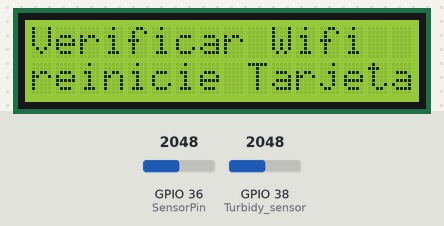
Bench run of a sketch on a simulated ESP32. Shown: 16×2 character LCD. Inputs (shaded band) come from the test bench; at power-on: GPIO 36 (SensorPin) = 2048, GPIO 38 (Turbidy_sensor) = 2048 (analog values on the 0–4095 scale). WiFi joins after 1.5 s; servers stay silent unless stated; no MQTT or app messages arrive unless stated; what the sketch prints to the serial monitor is not drawn.

Above: at 2.1 s.
At 5.6 s:
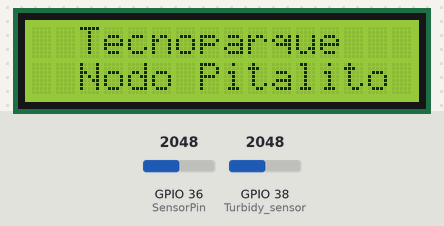
At 8.7 s:
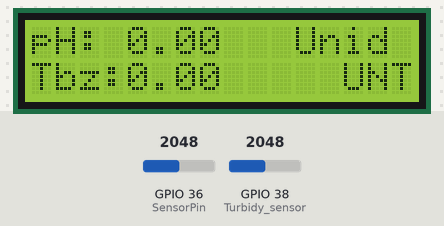
At 16.7 s:
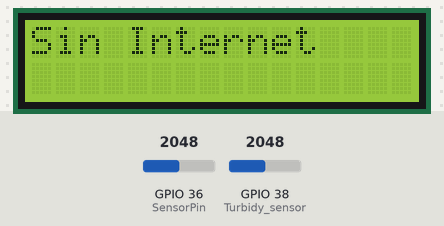
At 27.7 s:
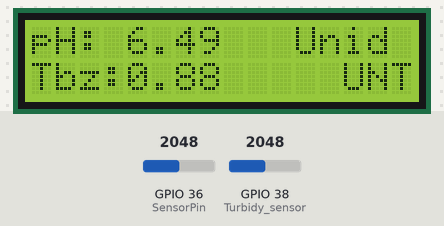
At 32.7 s:
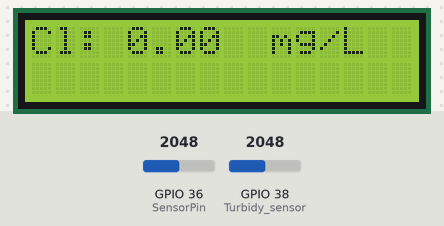

The sketch:

Asocontador-7-2-2024.ino
```cpp
#include <LiquidCrystal.h>
#include <PubSubClient.h>
#include <ArduinoJson.h>
#include <WiFiManager.h>

LiquidCrystal lcd(3, 2, 4, 5, 6, 7);

#define Turbidy_sensor A2
float Tension = 0.0;
float NTU = 0.0;
#define SensorPin A0
#define ChlorinePin A1
unsigned long int avgValue;
float b;
int buf[10], temp;

float calibracionTurbidezK = 1.0;
float calibracionTurbidezB = 0.0;

float calibracionCloroK = 1.0;
float calibracionCloroB = 0.0;

float phValue, turbidityValue, chlorineValue;
const char* mqttServer = "broker.hivemq.com";
const int mqttPort = 1883;
const char* mqttUser = "";
const char* mqttPassword = "";
const char* mqttTopic = "Asocontador/MonitorPrincipal";

WiFiClient espClient;
PubSubClient client(espClient);

void setup() {

VerificacionInicial();
  // Intenta conectar o crea un punto de acceso si no puede conectar
  WiFiManager wifiManager;
  if (!wifiManager.autoConnect("Asocontador_Config")) {
    Serial.println("Fallo al conectar al WiFi. Reinicia el dispositivo y configura manualmente.");
    delay(5000);
    Sininternet();
    ESP.restart();  // Cambio aquí: 'reset()' a 'restart()'
    delay(1000);
  }

  // Una vez conectado, muestra la dirección IP del punto de acceso (hotspot)
  Serial.begin(9600);
  Serial.println("Conectado al WiFi. IP del hotspot:");
  Serial.println(WiFi.softAPIP());
  analogReadResolution(10);
  lcd.clear();
  lcd.setCursor(2, 0);
  lcd.print("Tecnoparque");
  lcd.setCursor(2, 1);
  lcd.print("Nodo Pitalito");
  delay(3000);
  lcd.clear();
  lcd.setCursor(0, 0);
  lcd.print("Calidad del agua");
  lcd.setCursor(2, 1);
  lcd.print("ASOCONTADOR");
  lcd.clear();
  client.setServer(mqttServer, mqttPort);
}
void VerificacionInicial(){
 lcd.begin(16, 2);
 lcd.setCursor(0, 0);
  lcd.print("Sin Internet");
  lcd.setCursor(0, 1);
  lcd.print("Error al iniciar");
  delay(2000);
  lcd.clear();
  lcd.setCursor(0, 0);
  lcd.print("Verificar Wifi");
  lcd.setCursor(0, 1);
  lcd.print("reinicie Tarjeta");
  delay(2000);
   }
void loop() {

  if (!client.connected()) {
    reconnect();
    displayValues(phValue, turbidityValue, chlorineValue);
    Sininternet();
  }

  lcd.setCursor(0, 0);
  phValue = measurePH();
  turbidityValue = measureTurbidity();
  chlorineValue = measureChlorine();
  displayValues(phValue, turbidityValue, chlorineValue);

  if (client.connected()) {
    DynamicJsonDocument doc(256);
    doc["pH"] = phValue;
    doc["Turbidity"] = turbidityValue;
    doc["Chlorine"] = chlorineValue;

    char jsonBuffer[256];
    serializeJson(doc, jsonBuffer);

    client.publish(mqttTopic, jsonBuffer);
    Serial.println("Datos enviados al broker MQTT:");
    Serial.println(jsonBuffer);
  }

  delay(1000);
}
void Sininternet() {
  lcd.setCursor(0, 0);
  lcd.print("Sin Internet");
  delay(2000);
  lcd.clear();
}
void reconnect() {
  while (!client.connected()) {
    Serial.print("Conexión MQTT...");
    if (client.connect("Monitor", mqttUser, mqttPassword)) {
      Serial.println("Conectado al broker MQTT");
    } else {
      Serial.print("Error de conexión, rc=");
      Serial.print(client.state());
      Serial.println(" Intentando de nuevo en 5 segundos");
      displayValues(phValue, turbidityValue, chlorineValue);
      delay(5000);
      Sininternet();
    }
  }
}

float measurePH() {
  float pH;
  float voltage = analogRead(SensorPin) * (5.0 / 1024.0);
  pH = 1.4151 * (voltage) + 2.9487;
  return pH;
}

float measureTurbidity() {
  float turbidez;
  float voltage = analogRead(Turbidy_sensor) * (5.0 / 1024.0);
  turbidez = (-108.61 * (voltage) + 1148.1)/1000;
  return turbidez;
}

float measureChlorine() {
  float chlorine = 0;
  return chlorine;
}

void displayValues(float pH, float turbidity, float chlorine) {
  lcd.setCursor(0, 0);
  lcd.print("pH: ");
  lcd.print(pH, 2);
  lcd.setCursor(11, 0);
  lcd.print("Unid");
  lcd.setCursor(0, 1);
  lcd.print("Tbz:");
  lcd.print(turbidity, 2);
  lcd.setCursor(13, 1);
  lcd.print("UNT");
  delay(5000);
  lcd.clear();
  lcd.setCursor(0, 0);
  lcd.print("Cl: ");
  lcd.print(chlorine, 2);
  lcd.setCursor(10, 0);
  lcd.print("mg/L");
  delay(3000);
  lcd.clear();
}
```

Measured:
- what the display in image 0 shows lasts 3.5 s, from 2.1 s to 5.6 s
- what the display in image 1 shows lasts 3.0 s, from 5.6 s to 8.6 s
- what the display in image 2 shows lasts 5.0 s, from 8.6 s to 13.6 s
- what the display in image 3 shows lasts 2.1 s, from 16.6 s to 18.7 s
